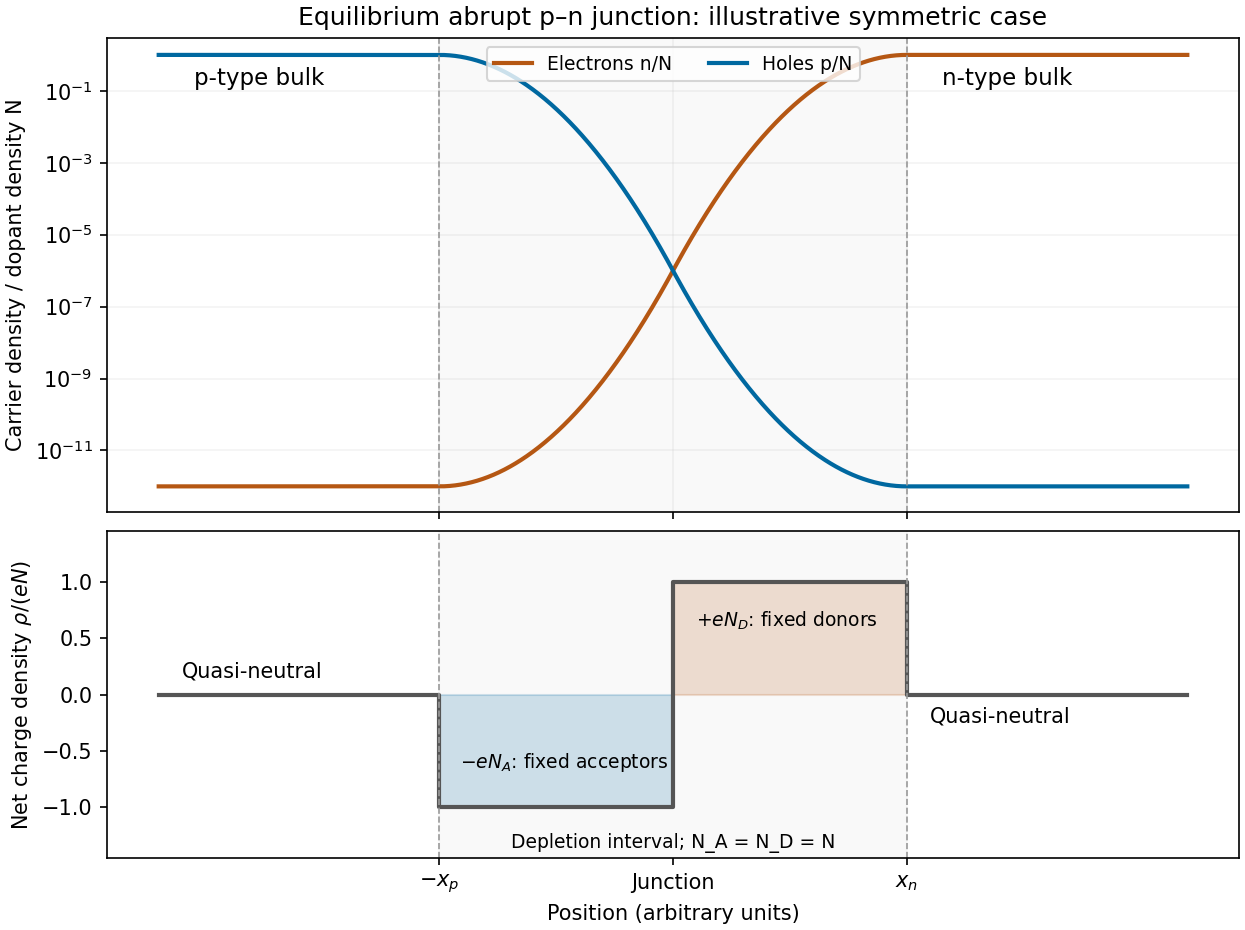

Source code (Python):
"""Original solution figure; tested with Python 3.14.

Uses NumPy and Matplotlib as declared in the root pyproject.toml.
Writes its PNG basename to the current working directory.
"""
from pathlib import Path
import matplotlib
matplotlib.use("Agg")
import matplotlib.pyplot as plt
import numpy as np

def main():
    x=np.linspace(-2.2,2.2,1500)
    # Smooth, illustrative carrier densities from a depletion-model potential.
    potential=np.where(x<0,-1+np.maximum(x+1,0)**2,1-np.maximum(1-x,0)**2)
    potential=np.clip(potential,-1,1)
    ni_over_N=1e-6
    n=ni_over_N*np.exp(np.log(1/ni_over_N)*potential)
    p=ni_over_N*np.exp(-np.log(1/ni_over_N)*potential)
    fig,(ax,charge)=plt.subplots(2,1,figsize=(8.3,6.2),sharex=True,layout="constrained",height_ratios=[1.45,1])
    ax.semilogy(x,n,label="Electrons n/N",color="#b55713",lw=2)
    ax.semilogy(x,p,label="Holes p/N",color="#0068a0",lw=2)
    ax.set(ylim=(2e-13,3),ylabel="Carrier density / dopant density N",title="Equilibrium abrupt p–n junction: illustrative symmetric case")
    ax.legend(loc="upper center",ncol=2,fontsize=9);ax.grid(alpha=.15)
    ax.text(-2.05,.15,"p-type bulk",fontsize=11);ax.text(1.15,.15,"n-type bulk",fontsize=11)
    charge.plot([-2.2,-1,-1,0,0,1,1,2.2],[0,0,-1,-1,1,1,0,0],color="#555555",lw=2)
    charge.fill_between([-1,0],-1,0,color="#0068a0",alpha=.18)
    charge.fill_between([0,1],0,1,color="#b55713",alpha=.18)
    charge.text(-.91,-.65,r"$-eN_A$: fixed acceptors",fontsize=9)
    charge.text(.1,.6,r"$+eN_D$: fixed donors",fontsize=9)
    charge.text(-2.1,.15,"Quasi-neutral",fontsize=10);charge.text(1.1,-.25,"Quasi-neutral",fontsize=10)
    charge.set(ylim=(-1.45,1.45),ylabel=r"Net charge density $\rho/(eN)$",xlabel="Position (arbitrary units)")
    charge.set_xticks([-1,0,1],[r"$-x_p$","Junction",r"$x_n$"])
    for a in (ax,charge):
        a.axvspan(-1,1,color="#eeeeee",alpha=.3,zorder=-10)
        a.axvline(-1,color="#999999",ls="--",lw=.8);a.axvline(1,color="#999999",ls="--",lw=.8)
    charge.text(.5,.03,"Depletion interval; N_A = N_D = N",transform=charge.transAxes,ha="center",fontsize=9)

    fig.savefig(Path(__file__).with_suffix(".png").name, dpi=150,
                facecolor="white", transparent=False)
    plt.close(fig)


if __name__ == "__main__":
    main()
